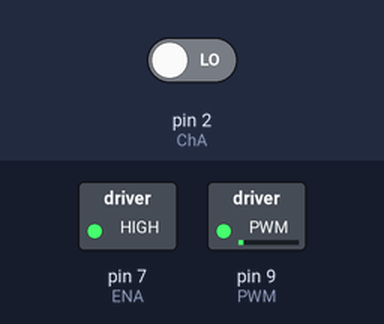
A sketch run on a simulated Arduino Uno, built with avr-gcc and run on an emulated ATmega328P. Parts: switched loads named in the sketch (green lamp = pin HIGH). The test bench sets the inputs (shaded band); at power-on: pin 2 (ChA) LOW.

Above: at 0.1 s.
Timing chart, 0 to 1.6 s (numbered marks = the images above):
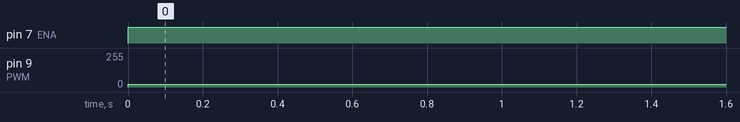

The sketch:

Lleap_PID.ino
```cpp
#define ENA 7
#define PWM 9
#define ChA 2

#define DPR 360.0 // Degrees rotated by joint per revolution of motor: 360 / (Revolutions of Motor / 1 Revolution of Joint)
#define TPR 11.0 // Hall Effect Sensor Ticks per Revolution of motor

#define minSPD 5
#define maxSPD 20

#define ERROR_MARGIN 0
#define Kp 1
#define Ki 0
#define Kd 0

int tickCount = 0;

float DT = 0;
float DPT = DPR / TPR;

unsigned long time = 0;
unsigned long prevTime = 0;

void setup() {
  // put your setup code here, to run once:
  Serial.begin(115200);

  pinMode(ENA, OUTPUT);
  pinMode(PWM, OUTPUT);
  pinMode (ChA, INPUT);
  attachInterrupt(digitalPinToInterrupt(ChA), tickCounter, RISING); //run tickCounter everytime the Hall Effect sensor triggers high
  time = micros();
  prevTime = micros();

  digitalWrite(ENA, LOW);
  analogWrite(PWM, 0);
  turn(3600);

}

void loop() {
  // put your main code here, to run repeatedly:

}

void turn(int degs) {
   tickCount = 0;
   int sumError = 0;
   int prevError = degs - (DPT * tickCount); // Set previous error
   while (abs((DPT * tickCount) - degs) > ERROR_MARGIN) {  // while the actual degrees minus the target degrees is greater than the error margin
     int error = degs - (DPT * tickCount); // Set current error to the difference between target degrees and actual degrees
     double P = Kp * error;
     sumError += error * DT; // Integral of error with respect to time
     double I = Ki * sumError;
     int changeError = (error - prevError) / DT; // Derivative of error with respect to time
     double D = Kd * changeError;
     int vel = P + I + D;

     digitalWrite(ENA, HIGH);
     analogWrite(PWM, min(abs(vel), maxSPD));
     prevError = error;
   }

  analogWrite(PWM, 0);
  delay(1000);
  digitalWrite(ENA, LOW);
  Serial.println(tickCount);
  Serial.println(tickCount / TPR);
}


void tickCounter() {
  tickCount++;
  prevTime = time;
  time = micros();
  DT = time - prevTime;
}
```

Measured:
- by itself, pin 7 (ENA): LOW → HIGH at 0.00 s
- by itself, pin 9 (PWM): 0/255 → 20/255 at 0.00 s
